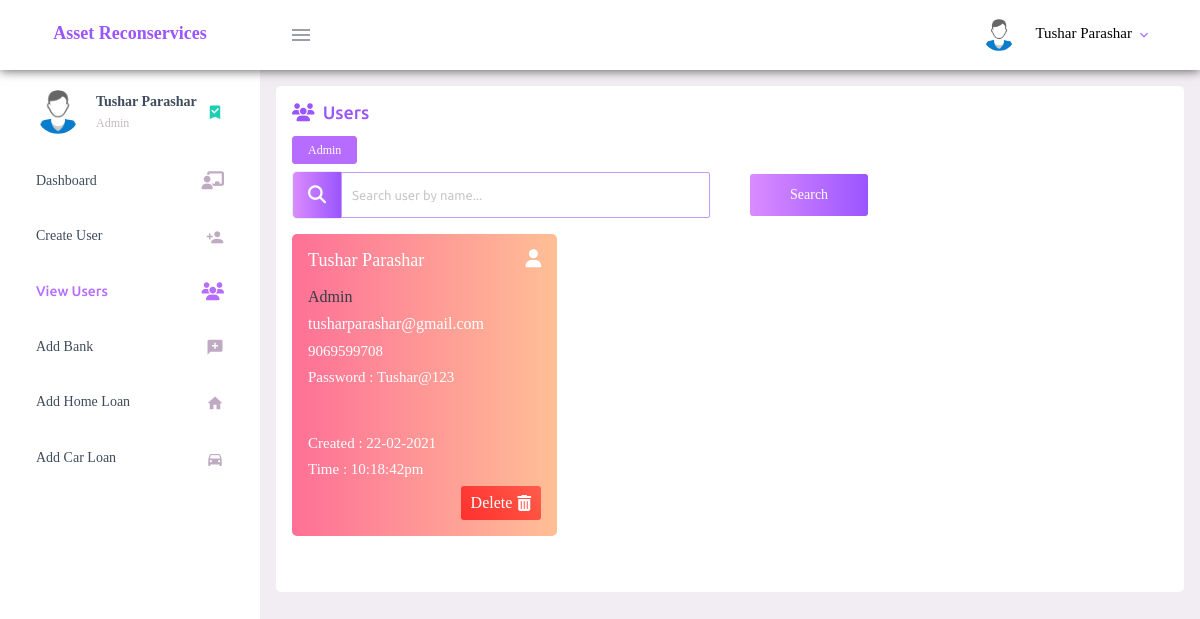
/view-users.php (signed in), run on the app's committed database.
### tables this page shows
CREATE TABLE `user_registration` (
  `user_id` int(11) NOT NULL,
  `user_full_name` varchar(200) NOT NULL,
  `user_email` varchar(200) NOT NULL,
  `user_mobile` varchar(200) NOT NULL,
  `user_password` varchar(200) NOT NULL,
  `user_password_changed` tinyint(4) NOT NULL,
  `user_role` tinyint(4) NOT NULL,
  `user_permitted` tinyint(4) NOT NULL,
  `user_updated_timestamp` varchar(100) NOT NULL
);

### view-users.php (the view, shortened to what this page needs)
<?php
    require_once('connection.php');
    $db_error = '';
    $users_array = array();
    $temp_array = array();
    $search_user = '';
    $sql = "SELECT user_id FROM user_registration WHERE user_role = '2' AND user_permitted = '1'";
    $result = $conn->query($sql);
    $total_admin = $result->num_rows;
    $sql = "SELECT * FROM user_registration WHERE user_permitted = '1' ORDER BY user_role DESC";
    $result = $conn->query($sql);
    while($row = $result->fetch_assoc()){
      array_push($temp_array, $row);
      $control = 1;
      if($control){
        array_push($users_array, $row);
      }
    }
?>
<!DOCTYPE html>
<html lang="en">
  <head>
    <?php require 'includes/layout.php'; ?>
  </head>
  <body>
    <div class="container-scroller">
      <?php require 'includes/dashboard-header.php'; ?>
      <div class="container-fluid page-body-wrapper">
        <?php require 'includes/side-navigation.php'; ?>
        <div class="main-panel">
          <div class="content-wrapper">
            <div class="row">
              <div class="col-12 grid-margin stretch-card mb-0">
                <div class="card">
                  <div class="card-body">
                      <?php
                        if($db_error == ''){
                          if(sizeof($users_array) > 0){
                            ?>
                            <h4 class="card-title"><i class="fas fa-users mr-1"></i> users</h4>
                            <div class="flex-container mb-2">
                              <?php if($total_admin > 0){ ?>
                              <a class="text-deco-none mr-2" href="view-users.php?show=2"><button class="btn btn-primary btn-setting ml-0">Admin</button></a>
                              <?php } ?>
                            </div>
                            <form action="" method="POST">
                              <div class="form-group mb-0">
                                <div class="row">
                                  <div class="col-md-6 mb-0">
                                    <div class="input-group">
                                      <div class="input-group-prepend">
                                        <span class="input-group-text bg-gradient-primary text-white br">
                                          <i class="fas fa-search"></i>
                                        </span>
                                      </div>
                                      <input oninput="this.value = this.value.toUpperCase()" type="text" class="form-control form-input" name="searchUser" value="<?php echo $search_user; ?>" placeholder="Search user by name...">
                                    </div>
                                  </div>
                                  <div class="col-md-6 mb-0 form-inline">
                                      <button type="submit" class="btn btn-gradient-primary mr-2">Search</button>
                                  </div>
                                </div>
                              </div>
                            </form>
                            <div class="row bank-card-container">
                            <?php
                            foreach($users_array as $user){
                                $encoded_user_id = base64_encode($user['user_id']);
                                $created_date = new DateTime($user['user_updated_timestamp']);
                                $full_name = $user['user_full_name'];
                                $role = $user['user_role'];
                                if($role == '2'){
                                  $role_value = 'Admin';
                                  $css_card = 'card bg-gradient-danger card-img-holder text-white';
                                }
                                $email = base64_decode($user['user_email']);
                                $contact = base64_decode($user['user_mobile']);
                                $password = base64_decode($user['user_password'])
                                ?>
                                <div class="col-md-4 stretch-card grid-margin">
                                  <div class="<?php echo $css_card; ?>">
                                    <div class="card-body">
                                      <h4 class="font-weight-normal mb-3 capt">
                                        <?php echo $full_name; ?>
                                        <i class="fas fa-user mdi-24px float-right"></i>
                                      </h4>
                                      <h5 class="mb-2 user-role">
                                        <?php echo $role_value; ?>
                                      </h5>
                                      <h5 class="mb-2">
                                        <?php echo $email; ?>
                                      </h5>
                                      <h6 class="mb-2">
                                        <?php echo $contact; ?>
                                      </h6>
                                      <?php if($_SESSION['user_id'] == $user['user_id']){ ?>
                                      <h6 class="mb-5">
                                        <?php echo 'Password : '.$password; ?>
                                      </h6>
                                      <?php }
                                      else{
                                        ?>
                                        <div class="mb-5"></div>
                                        <div class="mb-3"></div>
                                        <?php
                                      }
                                      ?>
                                      <h6 class="mb-2">
                                        <?php echo 'Created : '.$created_date->format('d-m-Y'); ?>
                                      </h6>
                                      <h6 class="mb-2">
                                        <?php echo 'Time : '.$created_date->format('h:i:sa'); ?>
                                      </h6>
                                      <div class="bank-operation form-inline justify-content-end">
                                        <?php if($_SESSION['user_id'] == $user['user_id'] || $role != '2'){ ?>
                                        <label class="delete-btn" onclick="confirmResourceDeletion('<?php echo $encoded_user_id; ?>','user')">Delete
                                          <i class="fas fa-trash-alt"></i>
                                        </label>
                                        <?php } ?>
                                      </div>
                                    </div>
                                  </div>
                                </div>
                                <?php
                            }
                            ?>
                            </div>
                            <?php
                          }
                        }
                      ?>
                  </div>
                </div>
              </div>
          </div>
        </div>
      </div>
    </div>
  </body>
</html>

### includes/layout.php (shortened to what this page needs)
<link rel="stylesheet" href="assets/vendors/mdi/css/materialdesignicons.min.css">
<link rel="stylesheet" href="assets/vendors/css/vendor.bundle.base.css">
<link rel="stylesheet" type="text/css" href="https://cdn.datatables.net/1.10.23/css/jquery.dataTables.css">
<link rel="stylesheet" href="assets/css/style.css">

### includes/dashboard-header.php (shortened to what this page needs)
<nav class="asset-header navbar default-layout-navbar col-lg-12 col-12 p-0 fixed-top d-flex flex-row">
  <div class="text-center navbar-brand-wrapper d-flex align-items-center justify-content-center">
    <a class="navbar-brand brand-logo" href="index.php">
      <h3 class="logo-container">
        <span style=" font-size:18px;">Asset Reconservices</span>
      </h3>
    </a>
  </div>
  <div class="navbar-menu-wrapper d-flex align-items-stretch">
    <button class="navbar-toggler navbar-toggler align-self-center" type="button" data-toggle="minimize">
      <span class="mdi mdi-menu"></span>
    </button>
    <ul class="navbar-nav navbar-nav-right">
      <li class="nav-item nav-profile dropdown">
        <a class="nav-link dropdown-toggle" id="profileDropdown" href="#" data-toggle="dropdown" aria-expanded="false">
          <div class="nav-profile-img">
            <img src="assets/images/faces-clipart/pic-1.png" alt="">
          </div>
          <div class="nav-profile-text">
            <p class="mb-1 text-black"><?php echo $_SESSION['user_full_name']; ?></p>
          </div>
        </a>
      </li>
    </div>
</nav>

### includes/side-navigation.php (shortened to what this page needs)
<div class="sidebar-space-cover"></div>
<nav class="sidebar sidebar-offcanvas" id="sidebar">
  <ul class="nav mb-0 ">
  <li class="nav-item nav-profile">
      <a onclick="return false" href="" class="nav-link pointer-behaviour-none">
        <div class="nav-profile-image">
            <img src="assets/images/faces-clipart/pic-1.png" alt="">
        </div>
        <div class="nav-profile-text d-flex flex-column">
          <span class="font-weight-bold mb-2"><?php echo $_SESSION['user_full_name']; ?></span>
          <span class="text-secondary text-small">
            <?php
              $logged_in_user_role = $_SESSION['user_role'];
              if($logged_in_user_role == '2')
                echo 'Admin';
            ?>
          </span>
        </div>
        <i class="mdi mdi-bookmark-check text-success nav-profile-badge"></i>
      </a>
    </li>
    <li class="nav-item">
      <a class="nav-link" href="index.php">
        <span class="menu-title">Dashboard</span>
        <i class="fas fa-chalkboard-teacher menu-icon"></i>
      </a>
    </li>
    <?php if($logged_in_user_role == '2'){ ?>
    <li class="nav-item">
      <a class="nav-link" href="create-user.php  ">
        <span class="menu-title">Create User</span>
        <i class="mdi mdi-account-plus menu-icon"></i>
      </a>
    </li>
    <?php } ?>
    <?php if($logged_in_user_role == '2'){ ?>
    <li class="nav-item">
      <a class="nav-link" href="view-users.php  ">
        <span class="menu-title">View Users</span>
        <i class="fas fa-users menu-icon"></i>
      </a>
    </li>
    <?php } ?>
    <li class="nav-item">
      <a class="nav-link" href="add-bank.php  ">
        <span class="menu-title">Add Bank</span>
        <i class="mdi mdi-message-plus menu-icon"></i>
      </a>
    </li>
    <li class="nav-item">
      <a class="nav-link" href="home-loan.php  ">
        <span class="menu-title">Add Home Loan</span>
        <i class="mdi mdi-home menu-icon"></i>
      </a>
    </li>
    <li class="nav-item">
      <a class="nav-link" href="car-loan.php  ">
        <span class="menu-title">Add Car Loan</span>
        <i class="mdi mdi-car menu-icon"></i>
      </a>
    </li>
  </ul>
</nav>

### data on the page
user_registration: user_full_name "Tushar Parashar", user_role "Admin", user_email "tusharparashar@gmail.com", user_mobile "9069599708", user_password "Tushar@123", user_updated_timestamp "22-02-2021", user_updated_timestamp "10:18:42pm"

### other printed values
$_SESSION['user_full_name'] "Tushar Parashar"
